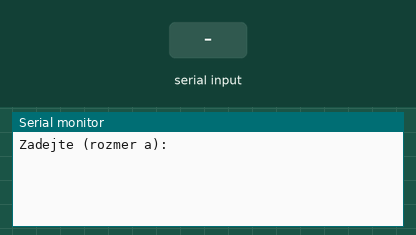
This sketch was run on a simulated Arduino Uno, built with avr-gcc and run on an emulated ATmega328P. Shown: the last lines printed to the serial monitor. The inputs (shaded band) are chosen by the test bench.

Above: at 2.2 s.
2.3 s: "90,45\n" received over Serial
At 3.4 s:
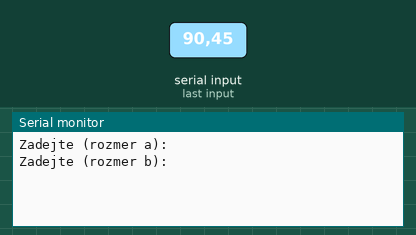
3.8 s: "30,150\n" received over Serial
At 4.5 s:
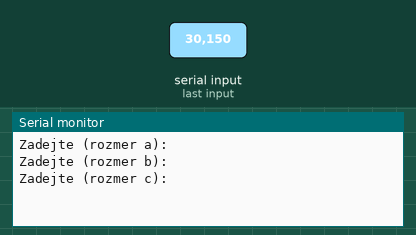
5.3 s: "0\n" received over Serial
At 6.8 s:
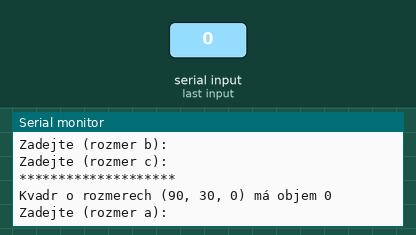

The sketch:

pro_05.ino
```cpp
/* Program přijímá rozměry kvádru a, b, c ze sériové linky
   a vypočítá jeho objem. Po výpočtu umožní zadat nové rozměry.
*/

unsigned int a, b, c, objem;
byte stav = 0;

void setup() {
	Serial.begin(9600);
	delay(1000);
	Serial.println("Zadejte (rozmer a):");
}

void loop() {
	if (Serial.available()) {
		String vstup = Serial.readStringUntil('\n');
		vstup.trim(); // odstraní prázdné znaky a Enter

		if (vstup.length() == 0) return;

		int hodnota = vstup.toInt();

		if (hodnota == 0 && vstup != "0") {
			Serial.println("Neplatný vstup – zadejte celé číslo:");
			return;
		}

		if (stav == 0) {
			a = hodnota;
			Serial.println("Zadejte (rozmer b):");
			stav = 1;
		} else if (stav == 1) {
			b = hodnota;
			Serial.println("Zadejte (rozmer c):");
			stav = 2;
		} else if (stav == 2) {
			c = hodnota;
			objem = a * b * c;

			Serial.println("********************");
			Serial.print("Kvadr o rozmerech (");
			Serial.print(a); Serial.print(", ");
			Serial.print(b); Serial.print(", ");
			Serial.print(c); Serial.print(") má objem ");
			Serial.println(objem);
			Serial.println("Zadejte (rozmer a):");
			stav = 0;
		}
	}
}
```

Measured:
- after the input at 2.3 s, the serial monitor: prints a new line at once (image 1)
- after the input at 3.8 s, the serial monitor: prints a new line at once (image 2)
- after the input at 5.3 s, the serial monitor: prints a new line at once (image 3)
